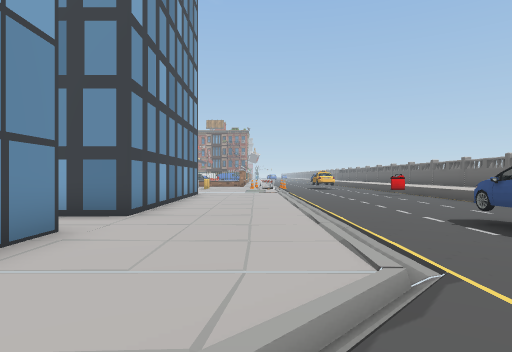
view 1 (above)

24 first-person views from a walk through a Unity game level. The camera is 1.5 m above the floor, looks level and sees 75° across. The floor is counted in squares, 2 m on a side. Each view is taken from the middle of a square. On the plan, view 1 faces up. The plan holds only what a view shows up to about 11 squares ahead; the rest is blank. The place goes on beyond the plan. The player is left out. Some surface patterns are stand-ins.

view 2
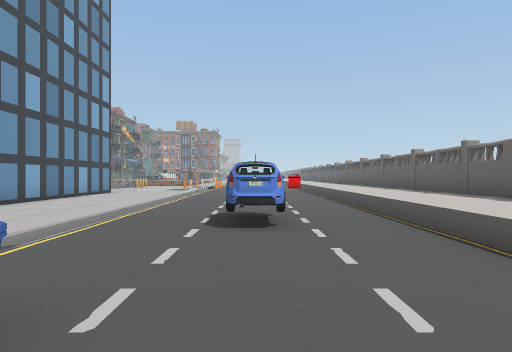

view 3
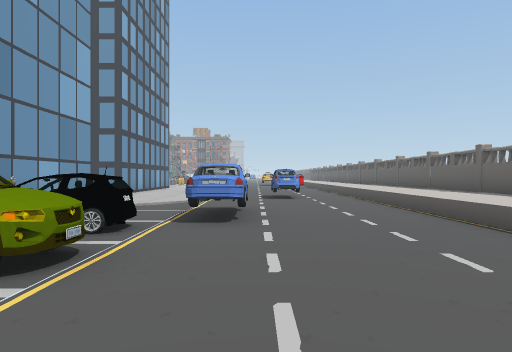

view 4
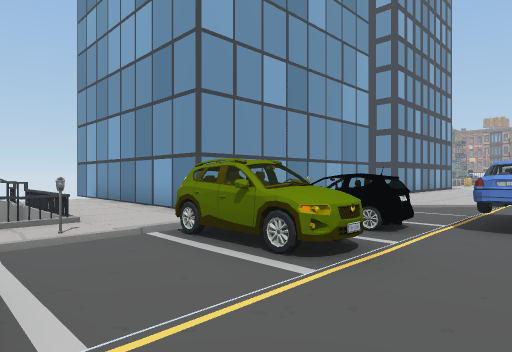

view 5
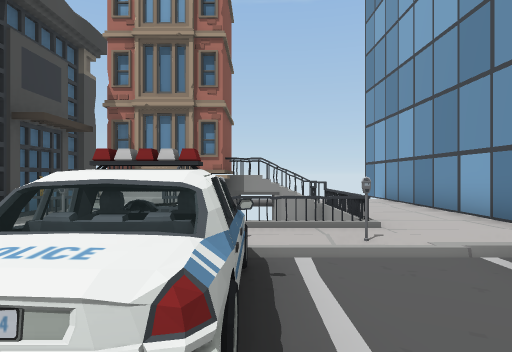

view 6
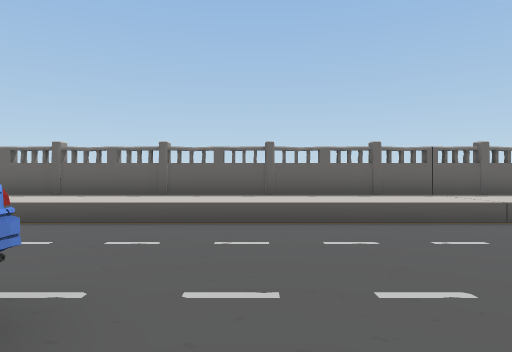

view 7
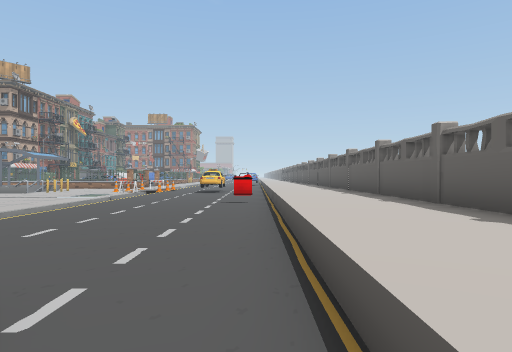

view 8
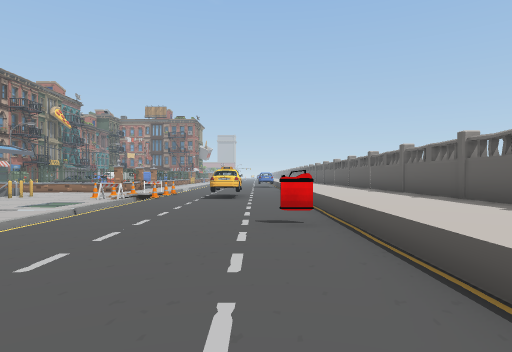

view 9
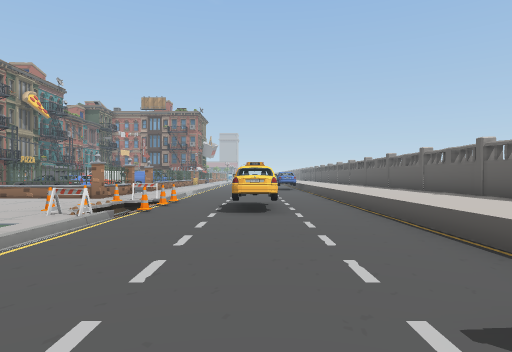

view 10
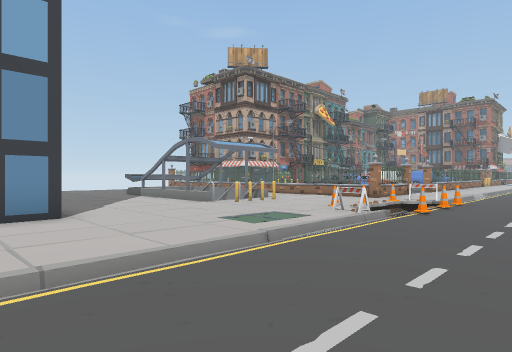

view 11
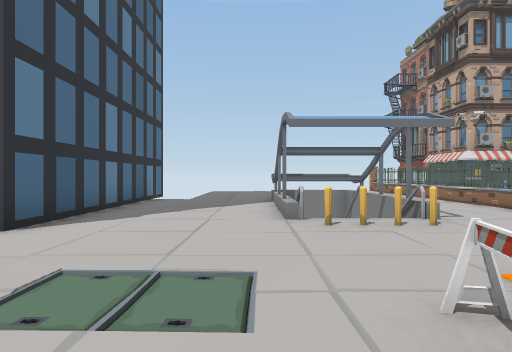

view 12
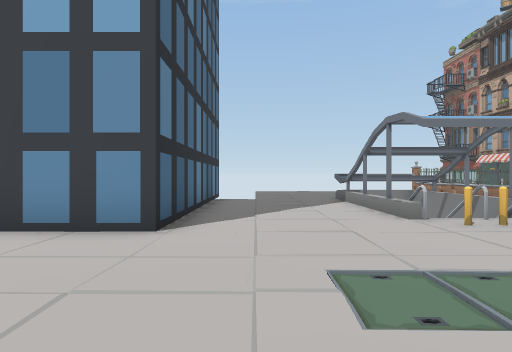

view 13
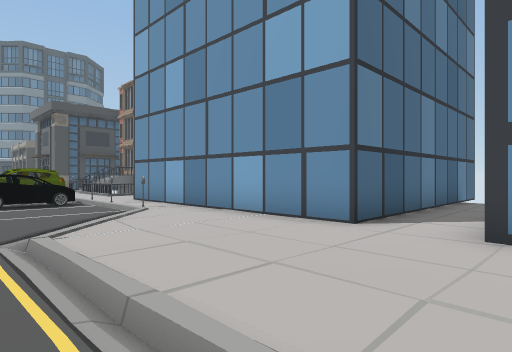

view 14
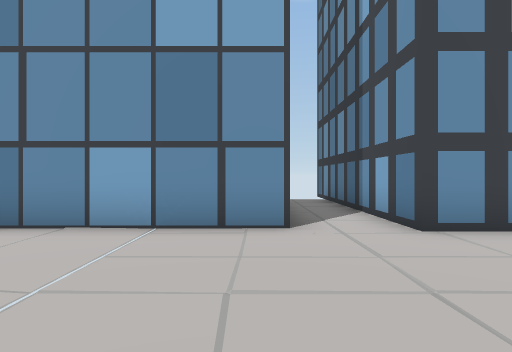

view 15
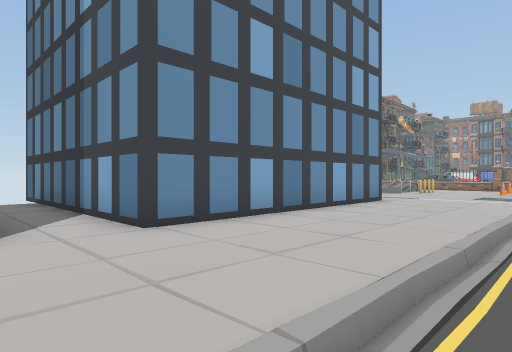

view 16
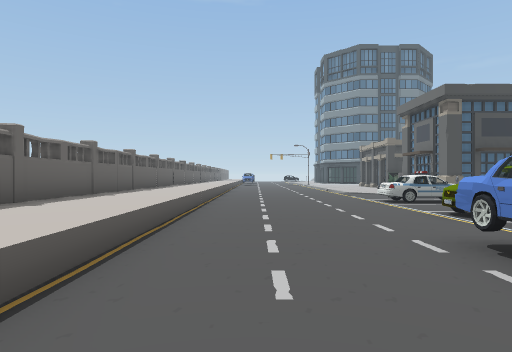

view 17
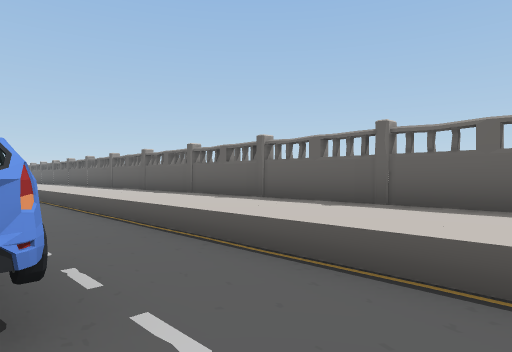

view 18
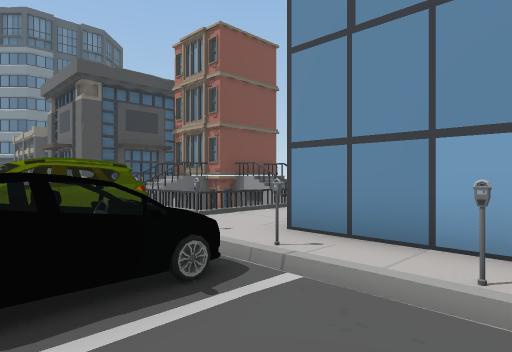

view 19
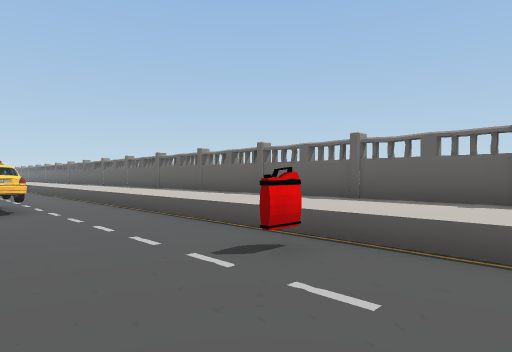

view 20
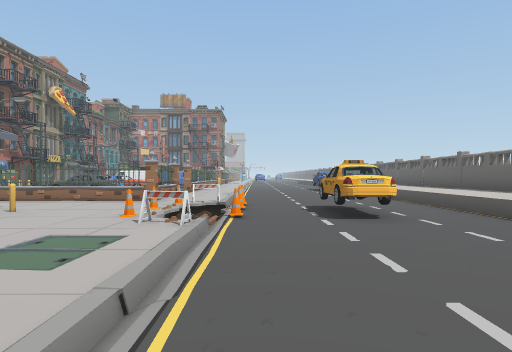

view 21
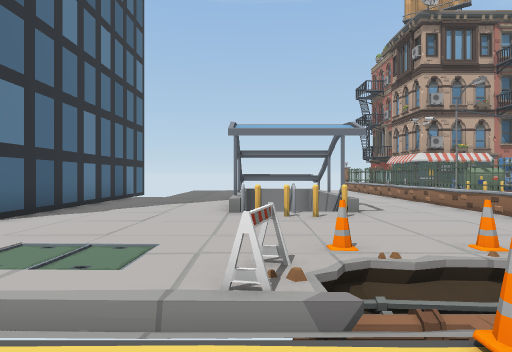

view 22
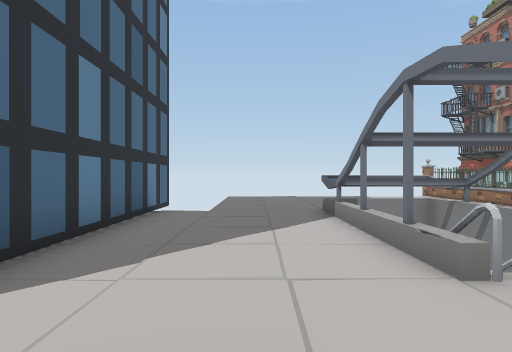

view 23
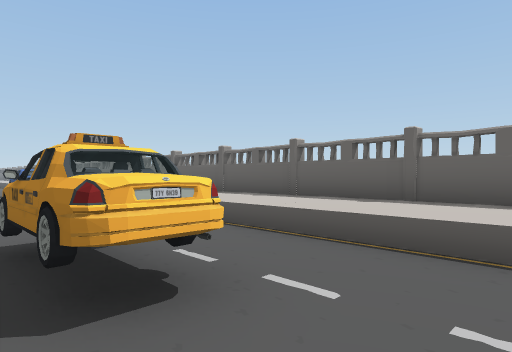

view 24
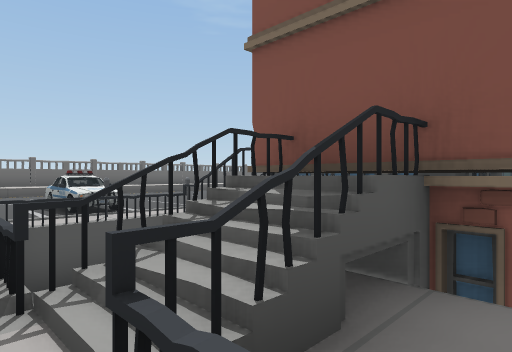

### Floor plan
Key: @ floor where view 1 was taken; # wall or solid block; x gap in a wall; . main floor; : floor 0.5 m higher than the main floor; / step, stairs or slope; = window, fence, low wall or low ledge; ^ raised ledge; v drop or lower ground; C car; P pole; N cone; B barrier; F fence; O other object.
Columns run from 12 left of view 1 to 9 right of it. Each row starts with its distance up from view 1.
 23   ==       #./.....^^#
 22   .........F.BO....^^#
 21      .......Ox..O..^^#
 20     #####...N=O.O..^^#
 19     #####P..N#N.O..^^#
 18 ....######...B.....^^#
 17 ............//.....^^#
 16 ............./.....^^#
 15     ........./.....^^#
 14     ...............^^#
 13    #######........O^^#
 12          #.........^^
 11          #.........^^#
 10          #.........^^#
  9          #.........^^#
  8          #.........^^#
  7     ######.........^^#
  6    x...............^^#
  5     ............C..^^#
  4    #######......C..^^#
  3          #.../.....^^#
  2          #.../.....^^
  1          #.........^^#
  0          #..@.OO...^^#
 -1          ## ..O....^^#
 -2          ##CCC.....^^#
 -3    #######. C......^^#
 -4     ....../#CC.....^^#
 -5     ././////.......^^#
 -6      =:  =# .......^^
 -7     .#=  =#^^^.....^^#
 -8     ####vx.^^^.....^^#

Positions as (right, up) in squares from view 1, and headings:
1: (0, 0), facing up
2: (4, -1), facing up
3: (3, -7), facing up
4: (3, -7), facing up-left
5: (2, -7), facing left
6: (1, -3), facing right
7: (6, 4), facing up
8: (5, 8), facing up
9: (4, 12), facing up
10: (4, 12), facing up-left
11: (2, 17), facing left
12: (2, 15), facing left
13: (2, 7), facing down-left
14: (2, 4), facing left
15: (2, 4), facing up-left
16: (5, 2), facing down
17: (4, 2), facing up-right
18: (1, 0), facing down-left
19: (3, 11), facing up-right
20: (2, 13), facing up
21: (3, 18), facing left
22: (-1, 16), facing left
23: (3, 17), facing up-right
24: (-8, -5), facing down-right
